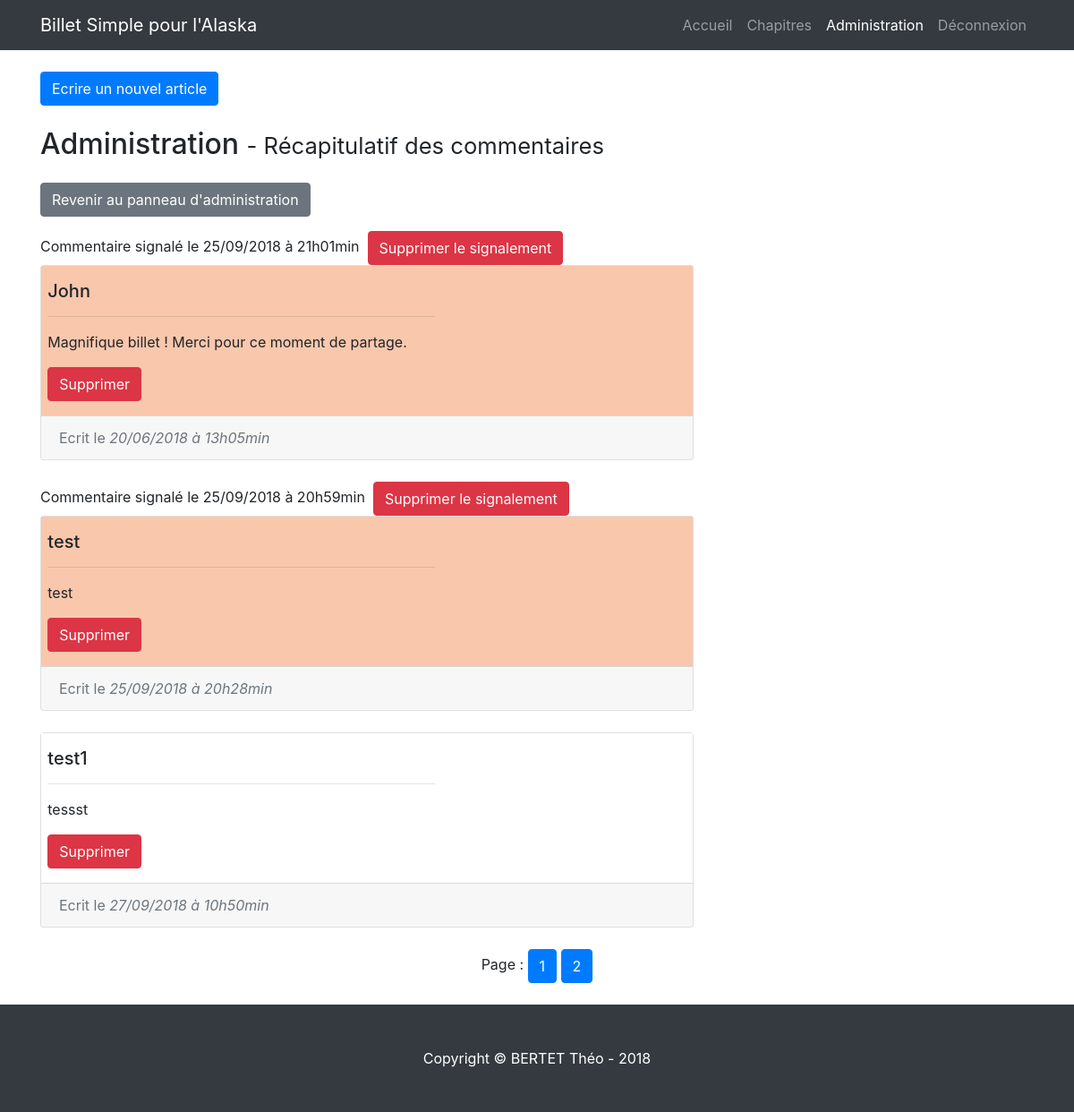
/index.php?action=summarycom (signed in), run on an earlier commit of the app's database.
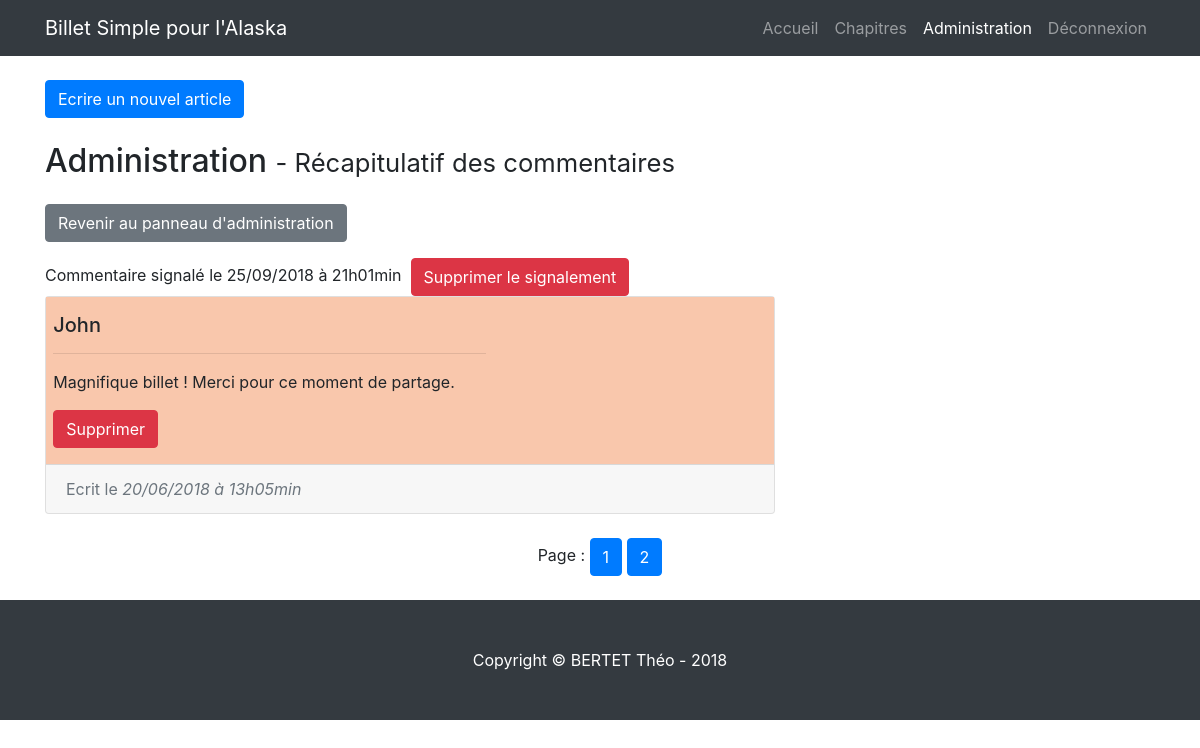
And on a later commit of the database.
### tables this page shows
CREATE TABLE IF NOT EXISTS `report` (
  `id` int(11) NOT NULL AUTO_INCREMENT,
  `comment_id` int(11) NOT NULL,
  `report_date` datetime NOT NULL,
  PRIMARY KEY (`id`),
  UNIQUE KEY `comment_id` (`comment_id`)
);

CREATE TABLE IF NOT EXISTS `comments` (
  `id` int(11) NOT NULL AUTO_INCREMENT,
  `post_id` int(11) NOT NULL,
  `author` varchar(255) NOT NULL,
  `comment` text NOT NULL,
  `comment_date` datetime NOT NULL,
  PRIMARY KEY (`id`),
  KEY `post_id` (`post_id`)
);

### controller/frontend.php (called while the page is built, shortened)
<?php
require_once('model/CommentManager.php');
 function summarycom($pagesummary)
 {
   $commentManager = new CommentManager();
   $comments = $commentManager->summarycom($pagesummary);
   require('view/frontend/admin/summarycom.php');
 }

### model/CommentManager.php (called while the page is built, shortened)
<?php
require_once('model/Comments.php');
class CommentManager extends Manager
{
    public function summarycom($pagesummary)
    {
      $db = $this->dbConnect();
      $limitindex = $pagesummary*10;
      $req = $db->prepare("SELECT report.id AS reportID, DATE_FORMAT(report.report_date, '%d/%m/%Y à %Hh%imin') AS report_reportDate, comments.id, comments.comment, comments.author, DATE_FORMAT(comments.comment_date, '%d/%m/%Y à %Hh%imin') AS commentDate_fr FROM comments LEFT JOIN report ON report.comment_id = comments.id ORDER BY report.report_date DESC LIMIT :index,10");
      $req->bindParam(':index',$limitindex,PDO::PARAM_INT);
      $req->execute();
      $comments=array();
      while($dbComment=$req->fetch()){
        $commentModel = new Comments();
        $commentModel->hydrate($dbComment);
        $comments[]=$commentModel;
      }
      return $comments;
    }
}

### model/Comments.php (called while the page is built, shortened)
<?php class Comments
{
  private $_id;
  private $_author;
  private $_comment;
  private $_commentDate_fr;
  private $_reportID;
  private $_report_reportDate;
  public function hydrate(array $donnees)
  {
    foreach ($donnees as $key => $value)
    {
      $method = 'set'.ucfirst($key);
    }
  }
  function id() { return $this->_id; }
  function author() { return $this->_author; }
  function comment() { return $this->_comment; }
  function commentDate_fr() { return $this->_commentDate_fr; }
  function reportID() { return $this->_reportID; }
  function report_reportDate() { return $this->_report_reportDate; }
  function setId($id)
  {
    $this->_id = (int) $id;
  }
  function setAuthor($author)
  {
    if (is_string($author) && strlen($author) <= 50)
    {
      $this->_author = $author;
    }
  }
  function setComment($comment)
  {
    $this->_comment = $comment;
  }
  function setCommentDate_fr($commentDate_fr)
  {
    $this->_commentDate_fr = $commentDate_fr;
  }
  function setreportID($reportID)
  {
    $this->_reportID = (int) $reportID;
  }
  function setReport_reportDate($report_reportDate)
  {
    $this->_report_reportDate = $report_reportDate;
  }
}

### view/frontend/admin/summarycom.php (the view, shortened to what this page needs)
<!DOCTYPE html>
<html>
<head>
    <link href="public/blog-home.css" rel="stylesheet"/>
    <link href="public/styles.css" rel="stylesheet"/>
    <link href="public/vendor/bootstrap/css/bootstrap.min.css" rel="stylesheet">
</head>
<body>
  <nav class="navbar navbar-expand-lg navbar-dark bg-dark fixed-top">
    <div class="container">
      <a class="navbar-brand" href="./index.php">Billet Simple pour l'Alaska</a>
      <div class="collapse navbar-collapse" id="navbarResponsive">
        <ul class="navbar-nav ml-auto">
          <li class="nav-item">
            <a class="nav-link" href="index.php">Accueil
            </a>
          </li>
          <li class="nav-item">
            <a class="nav-link" href="index.php?action=listChapters">Chapitres</a>
          </li>
          <li class="nav-item active">
            <a class="nav-link" href="./index.php?action=dashboard">Administration</a>
          </li>
          <li class="nav-item">
            <a class="nav-link" href="./index.php?action=disconnect">Déconnexion</a>
          </li>
        </ul>
      </div>
    </div>
  </nav>
  <div class="container">
    <div class="row">
      <div class="col-md-8">
        <h4 class="my-4">
          <a class="btn btn-primary" href="./index.php?action=writepost">Ecrire un nouvel article</a>
        </h4>
        <h2 class="my-4 ">Administration
          <small>- Récapitulatif des commentaires</small>
        </h2>
        <a class="btn btn-secondary"href="./index.php?action=dashboard"> Revenir au panneau d'administration</a>
        <?php
          foreach($comments as $reply)
        {
          if($reply->reportID() !== null && $reply->reportID() > 0){
            $color='colorreport';
            echo'Commentaire signalé le '.$reply->Report_reportDate();
            echo'&nbsp; <a class="btn btn-danger" href="./index.php?action=delReport&id='.$reply->reportID().'"> Supprimer le signalement</a>';
          }
          else{
            $color='color';
          }
          ?>
        <div class="card mb-4">
          <div class="recap_list <?= $color;?>">
            <p>
            <?php echo '<h5>'.htmlspecialchars($reply->author()).'</h5>';?>
            <?php echo '<hr size=15 width=60% align=left >';?>
            <?php echo'<p >';?>
            <?php echo htmlspecialchars($reply->comment());?>
            <?php echo'<p >';?>
            <?php echo'<a class="btn btn-danger" href="./index.php?action=delComment&id='.$reply->id().'"> Supprimer</a>';?>
          </div>
          <div class="card-footer text-muted">
            Ecrit le <em><?= $reply->CommentDate_fr();?></em>
          </div>
        </div>
          <?php }?>
        </div>
      </div>
      <div class="pagination justify-content-center mb-4">
        <div class="page-item">
          <?php
              $nb_comment=20;
              $nb_pages=ceil($nb_comment/10);
              echo  'Page : ';
              for($i=1; $i<$nb_pages+1; $i++)
              {
                  ?>
                      <a class="btn btn-primary" href="./index.php?action=summarycom&page=<?php echo $i-1 ?>"> <?php echo $i ?></a>
                  <?php
              }
          ?>
        </div>
      </div>
    </div>
    <footer class="py-5 bg-dark">
      <div class="container">
        <p class="m-0 text-center text-white">Copyright &copy; BERTET Théo - 2018</p>
      </div>
    </footer>
      </body>
    </html>

### index.php (shortened to what this page needs)
<?php
require('controller/frontend.php');
if (isset($_GET['action'])) {
    if ($_GET['action'] == 'listPosts') {
        listPosts();
    }
    elseif ($_GET['action'] == 'delPost'){
        if (isset($_GET['id']) && $_GET['id'] > 0){
          delPost($_GET['id']);}
        else{
          echo 'Erreur : aucun identifiant de billet envoyé. Suppression impossible' ;}
    }
    elseif ($_GET['action'] == 'delReport'){
        if (isset($_GET['id']) && $_GET['id'] > 0){
          delReport($_GET['id']);}
        else{
          echo 'Erreur : aucun identifiant de signalement envoyé. Suppression impossible' ;}
    }
    elseif ($_GET['action'] == 'delComment'){
        if (isset($_GET['id']) && $_GET['id'] > 0){
          delComment($_GET['id']);}
        else{
          echo 'Erreur : aucun identifiant de billet envoyé. Suppression impossible' ;}
    }
    elseif ($_GET['action'] == 'login') {
      login();
    }
    elseif ($_GET['action'] == 'connect') {
      connect($_POST['password']);
    }
    elseif ($_GET['action'] == 'disconnect') {
      disconnect();
}
  elseif ($_GET['action'] == 'reportcom') {
    if (isset($_GET['id']) && $_GET['id'] > 0){
    reportcom($_GET['id'],$_GET['postID']);}
    else {
      echo'test';
    }
  }
    elseif ($_GET['action'] == 'summarycom') {
      $page = 0;
      summarycom($page);
    }
}

### public/blog-home.css (style rules this page uses)
body { padding-top: 54px; }
@media (min-width: 992px) { body { padding-top: 56px; } }

### public/styles.css (style rules this page uses)
.recap_list { padding-left:1%; }

### view/frontend/admin/summarycom.php (style rules this page uses)
.colorreport { background-color:#f9c7ac; }
.color { background-color: white; }

What changed in the data, as far as the page shows it:
removed report: Report_reportDate "25/09/2018 à 20h59min", comment.author "test", comment.comment "test", CommentDate_fr "25/09/2018 à 20h28min"
removed comments: author "test1", comment "tessst", CommentDate_fr "27/09/2018 à 10h50min"
